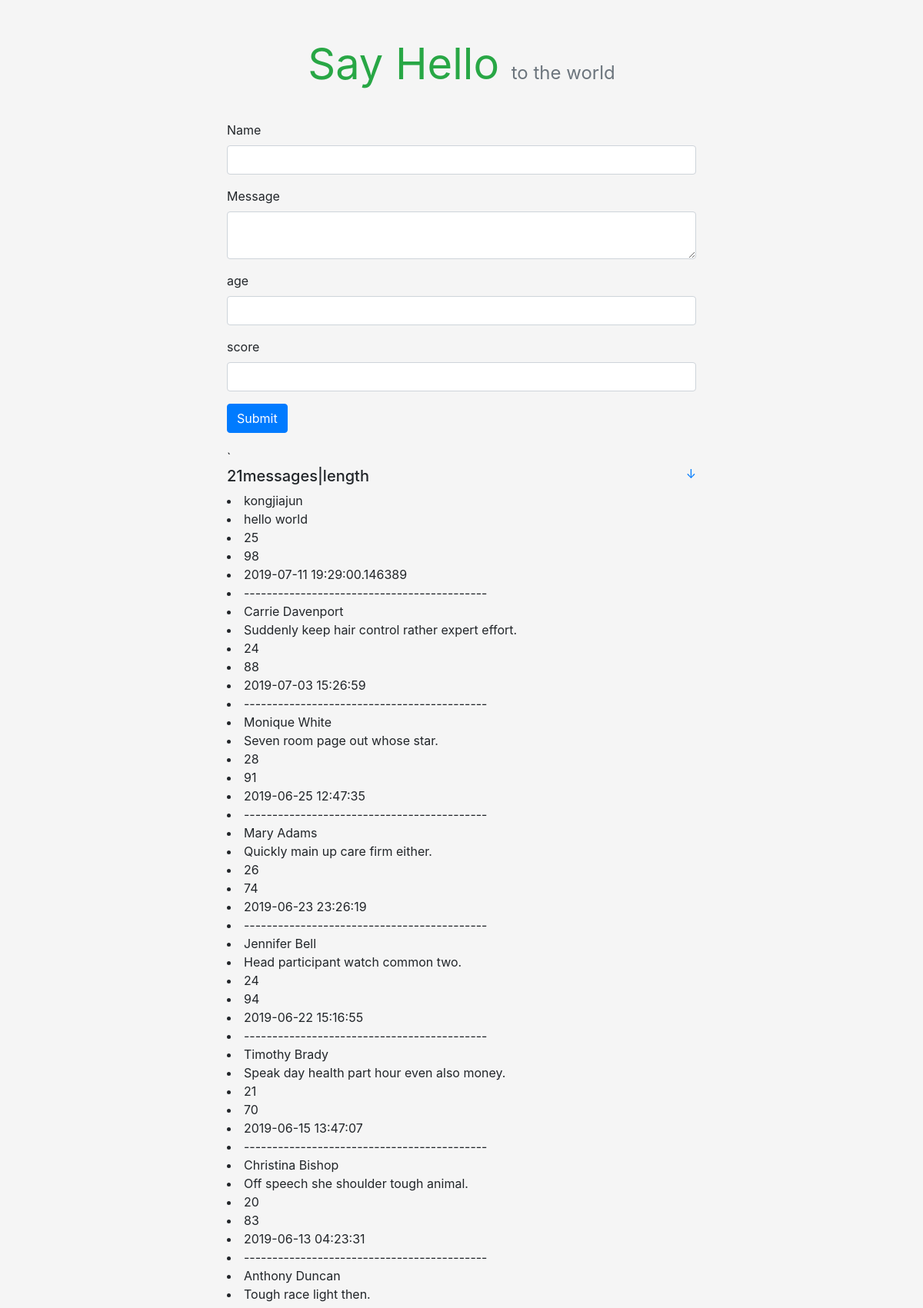
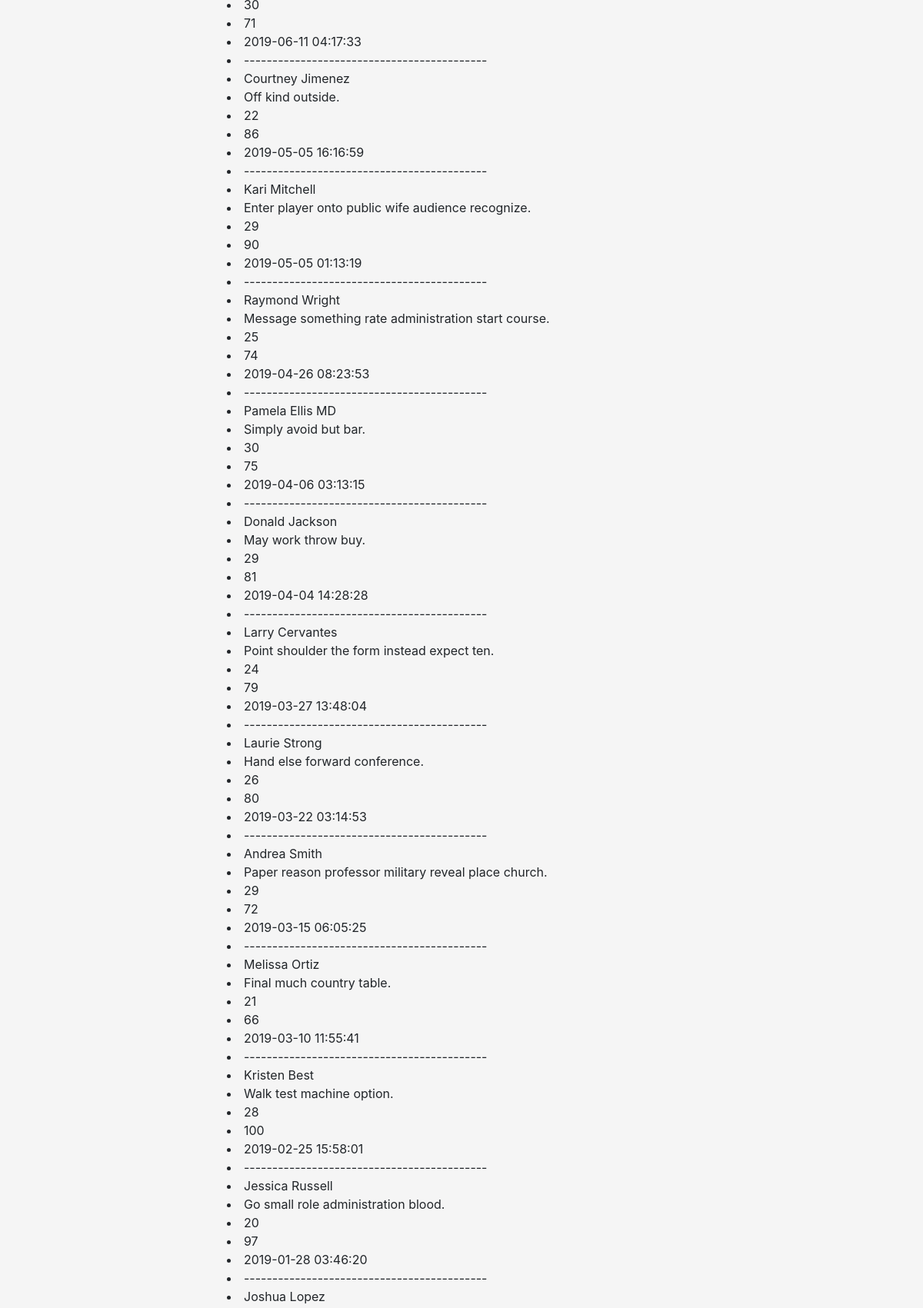
The page / (upper part) on the database its author committed (2 pictures, top to bottom).
### hello/models.py (models this page shows)
class Message(db.Model):
    id=db.Column(db.Integer,primary_key=True)
    name=db.Column(db.String(20))
    body=db.Column(db.String(200))
    age=db.Column(db.Integer)
    score=db.Column(db.Integer)
    timestamp=db.Column(db.DateTime,default=datetime.utcnow,index=True)

### hello/views.py (the view, shortened to what this page needs)
@app.route('/',methods=['GET','POST'])
def index():
    form=HelloForm()
    messages=Message.query.order_by(Message.timestamp.desc()).all()
    return render_template('index.html',form=form,messages=messages)

### hello/forms.py
class HelloForm(FlaskForm):
    name=StringField('Name',validators=[DataRequired(),Length(1,20)])
    body=TextAreaField('Message',validators=[DataRequired(),Length(1,200)])
    age=IntegerField('age',validators=[NumberRange(min=1,max=100)])
    score=IntegerField('score',validators=[NumberRange(min=1,max=100)])
    submit=SubmitField()

### hello/templates/index.html
{% extends 'base.html'%}
{% from 'bootstrap/form.html' import render_form %}
{% block content %}
	<div class="hello-form">
        {{ render_form(form, action=request.full_path) }}
    </div>
	`
	<h5>{{messages|length }}messages|length
		<small class="float-right">
			<a href="#bottom" title="go bottom">&darr;</a>
		</small>
	</h5>
	<div class="list-group">
		{% for message in messages %}
			<li>{{message.name}}</li>
			<li>{{message.body}}</li>
			<li>{{message.age}}</li>
			<li>{{message.score}}</li>
			<li>{{message.timestamp}}</li>
			<li>-------------------------------------------</li>
		{% endfor %}
	</div>
{% endblock %}

### hello/templates/base.html (shortened to what this page needs)
<!DOCTYPE html>
<html lang='en'>
<head>
	<link rel="stylesheet" href="{{url_for('static',filename='css/bootstrap.min.css')}}" type="text/css">
	<link rel="stylesheet" href="{{url_for('static',filename='css/style.css')}}" type="text/css">
</head>
<body>
<main class="container">
	<header>
		<h1 class="text-center display-4">
			<a href="{{url_for("index")}}" class="text-success"><strong>Say Hello</strong></a>
			<small class="text-muted sub-title">to the world</small>
		</h1>
	</header>
	{% block content%}{% endblock %}
</main>
</body>
</html>

### hello/static/css/style.css (style rules this page uses)
body { background-color: rgb(245, 245, 245) !important; }
.container { max-width: 640px !important; }
.hello-form { margin-bottom: 20px; }
header { margin: 50px 0 40px 0; }
header h1 { font-size: 60px; font-weight: bold; }
.sub-title { font-size: 24px; }
header a { text-decoration: none !important; }

### rows shown on the page
Message: name "kongjiajun", body "hello world", age "25", score "98", timestamp "2019-07-11 19:29:00.146389"
Message: name "Carrie Davenport", body "Suddenly keep hair control rather expert effort.", age "24", score "88", timestamp "2019-07-03 15:26:59"
Message: name "Monique White", body "Seven room page out whose star.", age "28", score "91", timestamp "2019-06-25 12:47:35"
Message: name "Mary Adams", body "Quickly main up care firm either.", age "26", score "74", timestamp "2019-06-23 23:26:19"
Message: name "Jennifer Bell", body "Head participant watch common two.", age "24", score "94", timestamp "2019-06-22 15:16:55"
Message: name "Timothy Brady", body "Speak day health part hour even also money.", age "21", score "70", timestamp "2019-06-15 13:47:07"
Message: name "Christina Bishop", body "Off speech she shoulder tough animal.", age "20", score "83", timestamp "2019-06-13 04:23:31"
Message: name "Anthony Duncan", body "Tough race light then.", age "30", score "71", timestamp "2019-06-11 04:17:33"
Message: name "Courtney Jimenez", body "Off kind outside.", age "22", score "86", timestamp "2019-05-05 16:16:59"
Message: name "Kari Mitchell", body "Enter player onto public wife audience recognize.", age "29", score "90", timestamp "2019-05-05 01:13:19"
Message: name "Raymond Wright", body "Message something rate administration start course.", age "25", score "74", timestamp "2019-04-26 08:23:53"
Message: name "Pamela Ellis MD", body "Simply avoid but bar.", age "30", score "75", timestamp "2019-04-06 03:13:15"
Message: name "Donald Jackson", body "May work throw buy.", age "29", score "81", timestamp "2019-04-04 14:28:28"
Message: name "Larry Cervantes", body "Point shoulder the form instead expect ten.", age "24", score "79", timestamp "2019-03-27 13:48:04"
Message: name "Laurie Strong", body "Hand else forward conference.", age "26", score "80", timestamp "2019-03-22 03:14:53"
Message: name "Andrea Smith", body "Paper reason professor military reveal place church.", age "29", score "72", timestamp "2019-03-15 06:05:25"
Message: name "Melissa Ortiz", body "Final much country table.", age "21", score "66", timestamp "2019-03-10 11:55:41"
Message: name "Kristen Best", body "Walk test machine option.", age "28", score "100", timestamp "2019-02-25 15:58:01"
Message: name "Jessica Russell", body "Go small role administration blood.", age "20", score "97", timestamp "2019-01-28 03:46:20"
Message: name "Joshua Lopez"

### other values the page prints
{{ messages|length }} "21"
